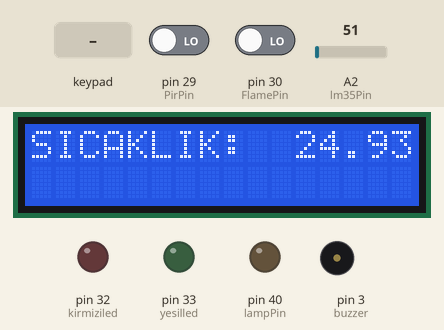
This sketch was run on a simulated Arduino Mega 2560, built with avr-gcc and run on an emulated ATmega2560. Shown: 16×2 character LCD, output pins drawn as LEDs (lit = HIGH), buzzer (waves = sounding, pin HIGH). Inputs (shaded band) come from the test bench; at power-on: A2 (lm35Pin) = 51, pin 29 (PirPin) LOW, pin 30 (FlamePin) LOW. What the sketch prints to the serial monitor is not drawn.

Above: at 1.28 s.
1.3 s: A2 (lm35Pin) set to 44
At 1.53 s:
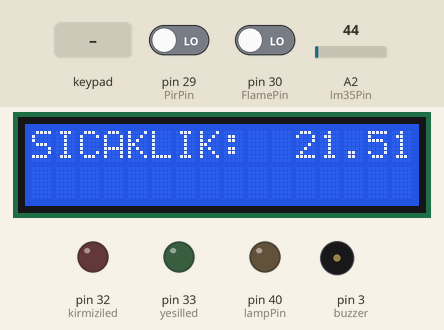
4.3 s: A2 (lm35Pin) set to 36
At 4.5 s:
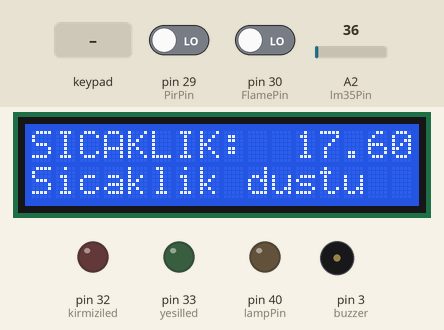
6.6 s: A2 (lm35Pin) set to 15
At 6.78 s:
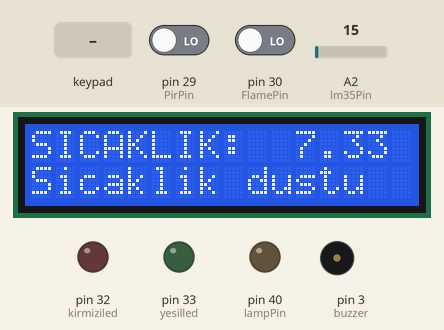
8.1 s: A2 (lm35Pin) set to 71
At 8.71 s:
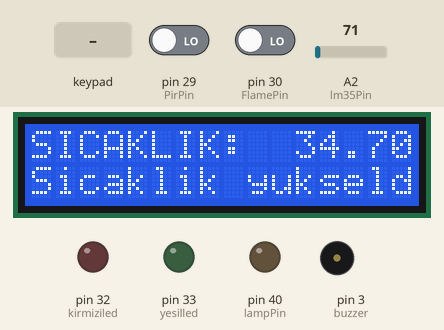
10.8 s: key '*' pressed
At 11.37 s:
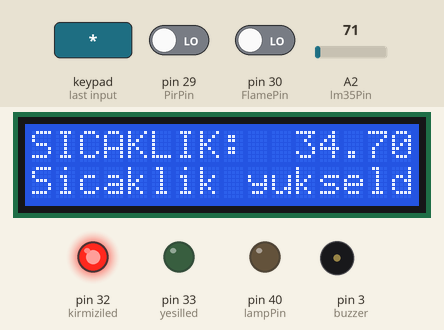
13.0 s: keypad keys 1 2 3 4 * pressed 0.4 s apart
At 15.16 s:
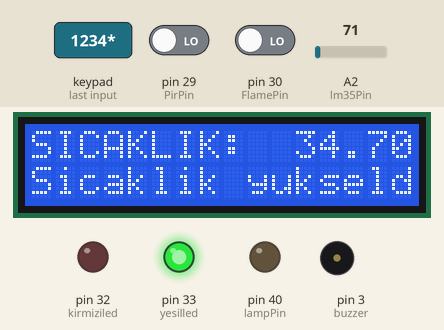
Timing chart, 0 to 16.7 s (numbered marks = the images above; inputs shaded):
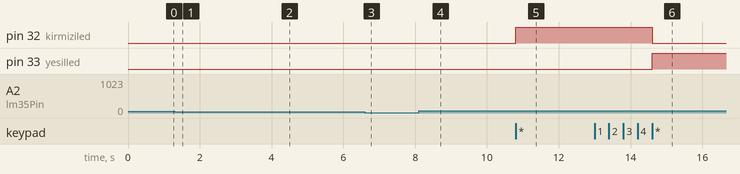

The sketch:

ProjeKodu.ino
```cpp
#include <Password.h>
#include<Keypad.h>
#include <LiquidCrystal.h>

unsigned long eskiZaman = 0;
unsigned long anlikZaman;

LiquidCrystal lcd(7, 6, 11, 10, 9, 8);

Password password= Password("1234");

const int yesilled=33;
const int kirmiziled=32;
const byte satirSayisi = 4;
const byte sutunSayisi = 3;

char tuslar[satirSayisi][sutunSayisi] = {{'1','2','3'},{'4','5','6'},{'7','8','9'},{'*','0','#'}};

byte satirPinleri[satirSayisi] = {25,26,27,28};
byte sutunPinleri[satirSayisi] = {22,23,24};

Keypad tusTakimi = Keypad(makeKeymap(tuslar), satirPinleri, sutunPinleri, satirSayisi, sutunSayisi);

#define FlamePin 30
#define buzzer 3
#define PirPin 29
#define lampPin 40

int  lm35Pin =A2;
int hareket = LOW;
int okunan_deger = 0;
float sicaklik_gerilim = 0;
float sicaklik = 0;
int flame = LOW;

void setup() {
  Serial.begin(9600);
  lcd.begin(16, 2);
  tusTakimi.addEventListener(keypadEvent);
  Serial.println("4 haneli sifrenizi giriniz (onaylamak icin * resetlemek icin # basiniz)\n");
  pinMode(FlamePin, INPUT);
  pinMode(buzzer, OUTPUT);
  pinMode(PirPin, INPUT);
  pinMode(lampPin, OUTPUT);
  pinMode(yesilled,OUTPUT);
  pinMode(kirmiziled,OUTPUT);
  lcd.setCursor(0,0);
  pinMode(yesilled,OUTPUT);
  pinMode(kirmiziled,OUTPUT);

}

void loop() {
  anlikZaman = millis();
  tusTakimi.getKey();

  okunan_deger = analogRead(lm35Pin);
  sicaklik_gerilim = (5000.0 / 1023.0)*okunan_deger;
  sicaklik = sicaklik_gerilim /10.0;
  lcd.setCursor(0,0);
  lcd.println("SICAKLIK:");
  lcd.println(sicaklik);

  if(sicaklik > 30.0 ){
  lcd.setCursor(0,1);
  lcd.println("Sicaklik yukseldi");
  }
  if(anlikZaman-eskiZaman > 100){
    lcd.clear();
   eskiZaman = anlikZaman;
  }
  if(sicaklik < 20.0 ){
  lcd.setCursor(0,1);
  lcd.println("Sicaklik dustu");
  }

  hareket=digitalRead(PirPin);
  if (hareket == HIGH){                   // hareket algılandıysa
     digitalWrite(lampPin, HIGH);
     }
   else{
     digitalWrite(lampPin, LOW);
   }

  flame = digitalRead(FlamePin);
  if(flame== HIGH){                     //yangın algılandıysa
     digitalWrite(buzzer, HIGH);
   }
   else{
     digitalWrite(buzzer, LOW);
   }
}
void keypadEvent(KeypadEvent tus){
  switch(tusTakimi.getState())
  {
    case PRESSED:
    Serial.print("*");
  switch(tus){
    case '*': checkPass();  password.reset(); break;
    case '#': password.reset(); break;
    default: password.append(tus);
    }
  }
}
void checkPass(){
  if(password.evaluate()){
    Serial.println(" dogru sifre girdiniz \n");
    digitalWrite(yesilled,HIGH);
    digitalWrite(kirmiziled,LOW);
  }
  else{
    Serial.println(" yanlis sifre girdiniz \n");
    digitalWrite(yesilled,LOW);
    digitalWrite(kirmiziled,HIGH);
  }
}
```

Measured:
- the behaviour switches between 41 and 40 on A2 (lm35Pin) (found by bisection; images 1 and 2)
- after the input at 1.3 s, the display: changes at once (image 1)
- after the input at 4.3 s, the display: changes at once (image 2)
- after the input at 6.6 s, the display: changes at once (image 3)
- after the input at 8.1 s, the display: changes at once (image 4)
- after the input at 10.8 s, pin 32 (kirmiziled): LOW → HIGH at once
- after the input at 13.0 s, pin 32 (kirmiziled): HIGH → LOW after 1.6 s; pin 33 (yesilled): LOW → HIGH after 1.6 s
